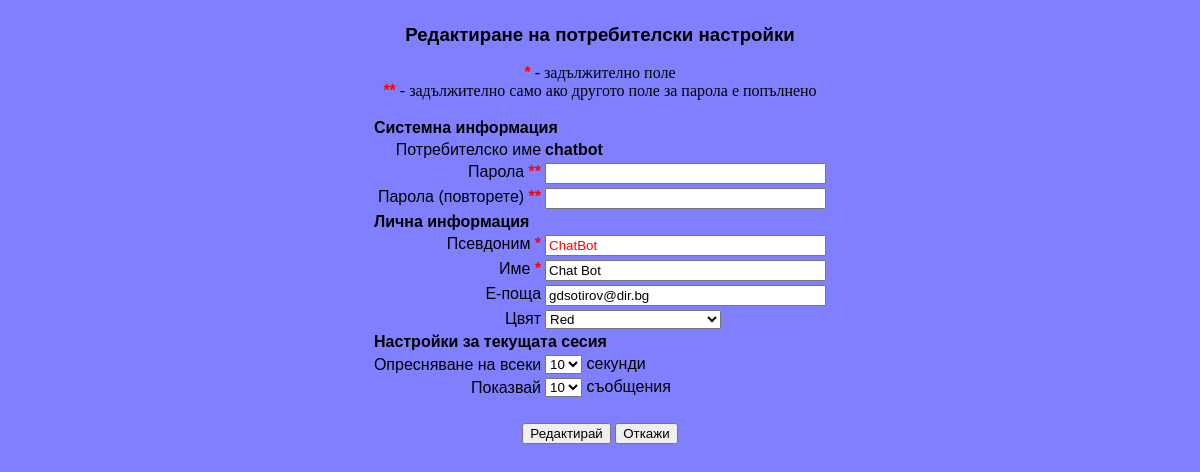
The page /usr_pref.php (signed in) on the database its author committed.
### tables this page shows
CREATE TABLE users (
    UserID      INT /*!UNSIGNED */ UNIQUE NOT NULL /*!AUTO_INCREMENT */,
    Username    VARCHAR(32)        UNIQUE NOT NULL,
    Password    VARCHAR(64)               NOT NULL,
    Nickname    VARCHAR(32)        UNIQUE NOT NULL,
    UsrName     VARCHAR(96)               NOT NULL,
    Email       VARCHAR(255)              NOT NULL DEFAULT 'no@mail',
    Teacher     CHAR(1)                   NOT NULL DEFAULT '0',
    ColorID     INT /*!UNSIGNED*/         NOT NULL DEFAULT 1,
    Active      CHAR(1)                   NOT NULL DEFAULT '0',
    LLDate      DATE                      NULL DEFAULT NULL,
    LLTime      TIME                      NULL DEFAULT NULL,
    LLHost      VARCHAR(16)               NOT NULL DEFAULT '0.0.0.0',
    ModDate     DATE                      NULL DEFAULT NULL,
    ModTime     TIME                      NULL DEFAULT NULL,
    AdminID     INT /*!UNSIGNED*/         NOT NULL DEFAULT 1,
    PRIMARY KEY (UserID),
    INDEX (ColorID),
    INDEX (Active),
    INDEX (AdminID)
);

CREATE TABLE colors (
    ColorID     INT /*!UNSIGNED */ UNIQUE NOT NULL /*! AUTO_INCREMENT */,
    ClrName     VARCHAR(16)        UNIQUE NOT NULL,
    Red         SMALLINT /*!UNSIGNED*/    NOT NULL,
    Green       SMALLINT /*!UNSIGNED*/    NOT NULL,
    Blue        SMALLINT /*!UNSIGNED*/    NOT NULL,
    ModDate     DATE                      NULL DEFAULT NULL,
    ModTime     TIME                      NULL DEFAULT NULL,
    AdminID     INT /*!UNSIGNED*/         NOT NULL DEFAULT 1,
    PRIMARY KEY (ColorID),
    INDEX (AdminID)
);

### color.inc.php (called while the page is built)
<?php
  function PrependZero($strlen, $str) {
    while ( strlen($str) < $strlen ) $str = "0".$str;
    return $str;
  }
  function MakeTriplet($Red, $Green, $Blue) {
    $res  = "#".PrependZero(2, dechex($Red));
    $res .= PrependZero(2, dechex($Green));
    $res .= PrependZero(2, dechex($Blue));
    return $res;
  }
?>

### usr_pref.php (the view, shortened to what this page needs)
<?php
  include("color.inc.php");
  $Error         = FALSE;
  $Password_Err  = "";
  $Password2_Err = "";
  $Nick_Err      = "";
  $Name_Err      = "";
?>
<!DOCTYPE html PUBLIC "-//W3C//DTD XHTML 1.0 Transitional//EN"
 "http://www.w3.org/TR/xhtml1/DTD/xhtml1-transitional.dtd">
<html xmlns="http://www.w3.org/1999/xhtml" xml:lang="bg" lang="bg">
<head>
<link rel="stylesheet" type="text/css" href="chat.css" />
</head>
<body class="User" onload="javascript: previewColor();">
<p align="center" class="smlhdr">Редактиране на потребителски настройки</p>
<?php
    if ( !isset($_POST['CheckForm']) || $Error ) {
      if ( $lnk = @mysql_connect(DB_SERVER, DB_RO_USER, DB_RO_PWD) ) {
        if ( @mysql_select_db(DB_NAME, $lnk) ) {
          $query  = "SELECT UserID,Username,Password,Nickname,UsrName,Email,";
          $query .= "ColorID";
          $query .= " FROM users";
          $query .= " WHERE UserID=".$_SESSION['USR_ID'];
          $UsrRes = @mysql_query($query, $lnk);
          $query = "SELECT ColorID,ClrName,Red,Green,Blue FROM colors";
          $ClrRes = @mysql_query($query, $lnk);
          $UsrDetails = @mysql_fetch_array($UsrRes, MYSQL_ASSOC);
?>
<p align="center"><span class="required">*</span> - задължително поле<br />
<span class="required">**</span> - задължително само ако другото поле за
парола е попълнено</p>
<form action="<?php echo $_SERVER['PHP_SELF'] ?>" method="post">
<table align="center">
<tr><th align="left" colspan="2">Системна информация</th></tr>
<tr><td align="right">Потребителско име</td>
<td><b><?php echo $UsrDetails['Username'] ?></b></td>
</tr>
<tr valign="top"><td align="right">Парола <span class="required">**</span></td>
<td><input type="password" name="Password" maxlength="32" size="32"<?php
  if ( $Error ) {
    print(" /><br />");
    print($Password_Err);
  }
  else print(" />\n"); ?></td></tr>
<tr valign="top">
<td align="right">Парола (повторете) <span class="required">**</span></td>
<td><input type="password" name="Password2" maxlength="32" size="32"<?php
  if ( $Error ) {
    print(" /><br />");
    print($Password2_Err);
  }
  else print(" />\n"); ?></td></tr>
<tr><th align="left" colspan="2">Лична информация</th></tr>
<tr valign="top"><td align="right">Псевдоним <span class="required">*</span></td>
<td><input id="Nickname" type="text" name="Nick" maxlength="96" size="32"<?php
  if ( $Error ) {
    print(" value=\"".$_POST['Nick']."\" /><br />");
    print($Nick_Err);
  }
  else {
    print(" value=\"".$UsrDetails['Nickname']."\" />\n");
  } ?></td></tr>
<tr valign="top"><td align="right">Име <span class="required">*</span></td>
<td><input type="text" name="Name" maxlength="96" size="32"<?php
  if ( $Error ) {
    print(" value=\"".$_POST['Name']."\" /><br />");
    print($Name_Err);
  }
  else {
    print(" value=\"".$UsrDetails['UsrName']."\" />\n");
  } ?></td></tr>
<tr valign="top"><td align="right">Е-поща</td>
<td><input type="text" name="Email" maxlength="255" size="32"<?php
  if ( $Error ) {
    print(" value=\"".$_POST['Email']."\" />");
  }
  else {
    print(" value=\"".$UsrDetails['Email']."\" />\n");
  } ?></td></tr>
<tr valign="top"><td align="right">Цвят</td>
<td>
<select id="ColorPicker" name="Color" onchange="javascript: previewColor();">
<?php
          if ( @mysql_num_rows($ClrRes) > 0 )
            while ( $Clr = @mysql_fetch_array($ClrRes, MYSQL_ASSOC) ) {
              print("<option");
              if ( $Error )
                $CompareID = $_POST['Color'];
              else $CompareID = $UsrDetails['ColorID'];
              if ( $CompareID == $Clr['ColorID'] )
                print(" selected=\"selected\"");
              print(" value=\"".$Clr['ColorID']."\"");
              print(" title=\"".MakeTriplet($Clr['Red'], $Clr['Green'], $Clr['Blue'])."\">");
              print($Clr['ClrName']."</option>\n");
            }
?>
</select>
</td></tr>
<tr><th align="left" colspan="2">Настройки за текущата сесия</th></tr>
<tr><td align="right">Опресняване на всеки</td>
<td><select name="Refresh">
<?php
  $RefreshArr = array("5", "10", "15", "20");
  reset($RefreshArr);
  while ( list($key, $val) = each($RefreshArr) ) {
    print("<option value=\"$val\"");
    if ( isset($_SESSION['USR_REFRESH']) )
      if ( $val == $_SESSION['USR_REFRESH'] )
        print(" selected=\"selected\"");
    print(">$val</option>\n");
  }
?>
</select> секунди </td></tr>
<tr><td align="right">Показвай</td>
<td><select name="MsgCount">
<?php
  $MsgCntArr = array("10", "15", "20", "25", "30", "35", "40", "45", "50");
  reset($MsgCntArr);
  while ( list($key, $val) = each($MsgCntArr) ) {
    print("<option value=\"$val\"");
    print(">$val</option>\n");
  }
?>
</select> съобщения</td></tr>
<tr><td colspan="2">&nbsp;</td></tr>
<tr><td align="center" colspan="2">
<input type="submit" name="SubmitEdit" value="Редактирай" />
<input type="submit" name="CancelEdit" value="Откажи" />
</td></tr>
<?php
        }
        else {
          PrintError(202);
          exit;
        }
      }
      else {
        PrintError(201);
        exit;
      }
    }
?>
</table>
</body>
</html>

### chat.css (style rules this page uses)
body { background-color: #FFFFFF; color: #000000; margin: 0px 0px 0px 0px; padding: 5px 5px 5px 5px; }
body.User { background: #8080FF; }
table { border-style: none; empty-cells: show; font: normal normal normal 12pt Arial, Helvetica, sans-serif; }
.smlhdr { font: normal normal bold 14pt Arial, Helvetica, sans-serif; }
.copyright, .error, .required, .text { font: normal normal normal 12pt Arial, Helvetica, sans-serif; }
.required { color: #FF0000; font-weight: bold; }

### rows shown on the page
users: Username "chatbot", Nick "ChatBot", Name "Chat Bot", Email "gdsotirov@dir.bg", Color "Red"

### other values the page prints
form field Refresh "10"
form field MsgCount "10"
